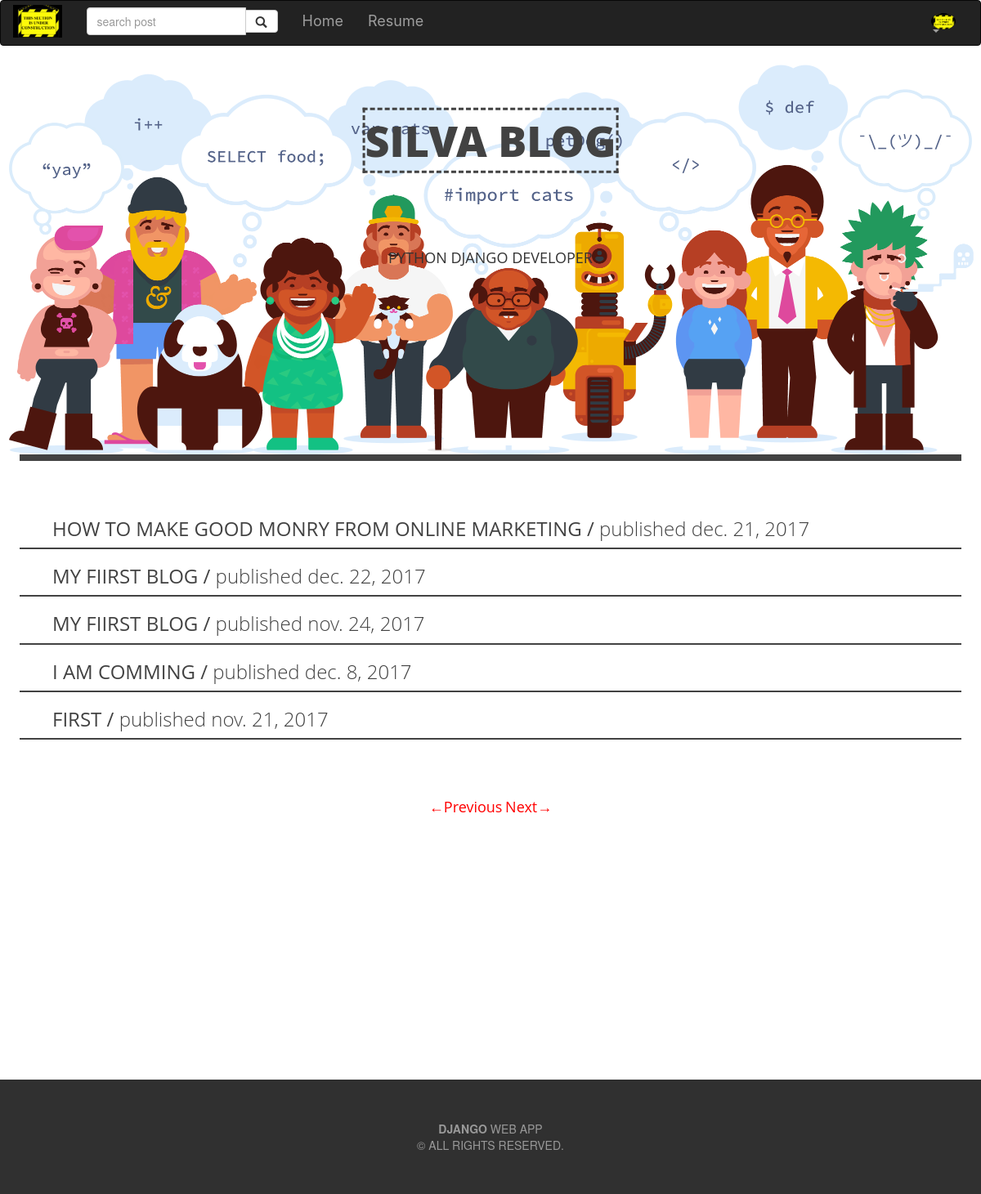
Page /post/list?page=2 (signed in) on the committed database.
### post/models.py (models this page shows, shortened)
class Post(models.Model):
    STATUS_CHOICE = (
       ('draft', 'Draft'),
       ('published', 'Published')
    )
    title    = models.CharField(max_length=50)
    slug     = models.SlugField(max_length=250 , unique_for_date='publish')
    author   = models.ForeignKey(User, related_name='blog_post')
    image = models.ImageField(upload_to=upload_location,
                                null=True,
                                blank=True,
                                height_field = 'height_field',
                                width_field = 'width_field',
                                )
    height_field = models.IntegerField(default=0)
    width_field = models.IntegerField(default=0)
    image_info = models.CharField(max_length=30, default='image info', null=True, blank=True)
    content  = models.TextField()
    publish  = models.DateTimeField(default=timezone.now)
    created  = models.DateTimeField(auto_now=True)
    updated  = models.DateTimeField(auto_now_add=True)
    status   = models.CharField(max_length=10, choices=STATUS_CHOICE, default='draft')
    objects = models.Manager()
    tags = TaggableManager()
    publishs = PostManager()
    class Meta:
        ordering = ('-publish',)
    def get_absolute_url(self):
        return reverse('post:post_detail', args=[self.publish.year,
                                 self.publish.month,
                                 self.publish.day,
                                 self.slug])

### post/views.py (the view)
class PostList(ListView):
    model = Post
    paginate_by = 5
    context_object_name = 'posts'
    def get_queryset(self):
        post_list = Post.publishs.all()
        if self.request.user.is_superuser or self.request.user.is_staff:
            post_list = Post.objects.all()
        return post_list
    template_name = 'post/list.html'

### post/models.py (called while the page is built)
    def get_queryset(self):
        pubquery = super(PostManager, self).get_queryset()
        query = pubquery.filter(status='published').filter(publish__lte=timezone.now())
        return query

### post/templates/post/list.html (shortened to what this page needs)
{% extends 'post/base.html' %}
{% block content %}
{% load static %}
<header class=" con-img" style="margin-top:20px;" >
		<img class="img-responsive"  src="{% static 'image\head.jpg'' %}" alt="image header">
		<p class="con-text" style="font-weight: 900;color: #424242; ">SILVA BLOG</p>
		<P class="con-bottom" style="text-transform: uppercase; ">python django developer</P>
</header>
<div class="head" style="border-top: solid #424242 8px; text-align: left; margin: 0px 24px 0px; mar
">
	<div style="padding-top: 50px">
	{% for post in posts %}
	<div style=" border-bottom: solid #424242 2px; 	font-family: "Open Sans", arial, sans-serif;" class="post-list" >
	    <ul style="list-style: none">
		        <li>
		        	<h3>
		        	<a href="{{ post.get_absolute_url }}">{{ post.title}} /
		        		<span style="text-transform: lowercase; font-weight: 100">Published {{ post.created|date}}
		        		</span>
		        	</a>
		       </h3>
		        </li>
		    </ul>
		</div>
		{% endfor %}
		</div>
	</div>
<div style="margin-top: 50px; margin-bottom: 300px;" class="paginator head">
{% include "post/pagination.html" %}
</div>
{% endblock %}

### static/css/base.css (style rules this page uses)
.head { font-family: "Open Sans", arial, sans-serif; text-align: center; }
.post-list a { color: #424242; text-decoration: none; text-transform: uppercase; }
.con-img { position: relative; text-align: center; font-family: "Open Sans", arial, sans-serif; }
.con-text { position: absolute; top: 20%; left: 50%; font-size: 52px; border-style: dashed; transform: translate(-50%, -50%); }
.con-bottom { position: absolute; top: 50%; left: 50%; transform: translate(-50%, -50%); font-size: 18px; }
html body { height: 100% }
* { box-sizing: border-box; -webkit-box-sizing: border-box; -moz-box-sizing: border-box; }

### rows in the picture
Post: title "HOW TO MAKE GOOD MONRY FROM ONLINE MARKETING", created "dec. 21, 2017"
Post: title "MY FIIRST BLOG", created "dec. 22, 2017"
Post: title "MY FIIRST BLOG", created "nov. 24, 2017"
Post: title "I AM COMMING", created "dec. 8, 2017"
Post: title "FIRST", created "nov. 21, 2017"
